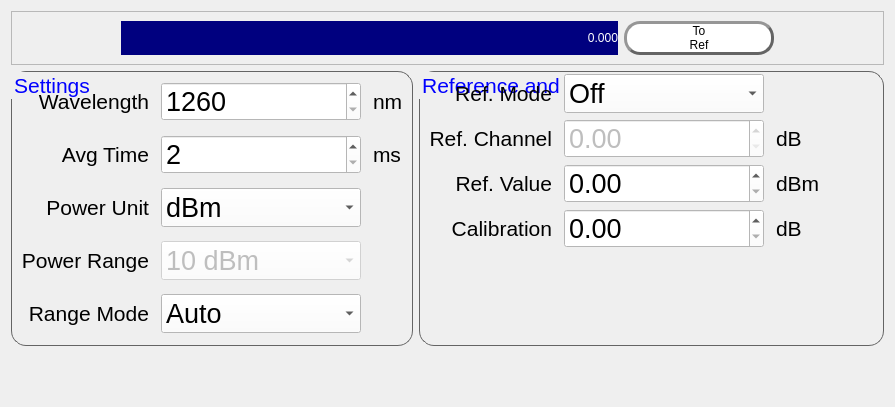
      <widget class="QWidget" name="tab_3">
       <attribute name="title">
        <string>Powermeter 6</string>
       </attribute>
       <layout class="QGridLayout" name="gridLayout_2">
        <item row="0" column="0" colspan="2">
         <widget class="QFrame" name="frame_4">
          <property name="sizePolicy">
           <sizepolicy hsizetype="Minimum" vsizetype="Preferred">
            <horstretch>0</horstretch>
            <verstretch>0</verstretch>
           </sizepolicy>
          </property>
          <property name="maximumSize">
           <size>
            <width>16777215</width>
            <height>150</height>
           </size>
          </property>
          <property name="autoFillBackground">
           <bool>false</bool>
          </property>
          <property name="frameShape">
           <enum>QFrame::StyledPanel</enum>
          </property>
          <property name="frameShadow">
           <enum>QFrame::Raised</enum>
          </property>
          <layout class="QHBoxLayout" name="horizontalLayout_4">
           <item>
            <spacer name="horizontalSpacer_5">
             <property name="orientation">
              <enum>Qt::Horizontal</enum>
             </property>
             <property name="sizeType">
              <enum>QSizePolicy::Fixed</enum>
             </property>
             <property name="sizeHint" stdset="0">
              <size>
               <width>100</width>
               <height>20</height>
              </size>
             </property>
            </spacer>
           </item>
           <item>
            <widget class="QLabel" name="main_disp_3">
             <property name="styleSheet">
              <string notr="true">color: rgb(255, 255, 255);
background-color: rgb(0, 0, 127);
font: 72pt &quot;MS Shell Dlg 2&quot;;</string>
             </property>
             <property name="text">
              <string>0.000</string>
             </property>
             <property name="alignment">
              <set>Qt::AlignRight|Qt::AlignTrailing|Qt::AlignVCenter</set>
             </property>
            </widget>
           </item>
           <item>
            <widget class="QPushButton" name="P_ref_2">
             <property name="sizePolicy">
              <sizepolicy hsizetype="Minimum" vsizetype="Preferred">
               <horstretch>0</horstretch>
               <verstretch>0</verstretch>
              </sizepolicy>
             </property>
             <property name="minimumSize">
              <size>
               <width>150</width>
               <height>0</height>
              </size>
             </property>
             <property name="maximumSize">
              <size>
               <width>150</width>
               <height>16777215</height>
              </size>
             </property>
             <property name="styleSheet">
              <string notr="true">QPushButton{
border-color: rgb(100, 100, 100);
font: 20pt &quot;MS Shell Dlg 2&quot;;
border-width: 3px;        
border-style: outset;
border-radius: 16px;
background-color: rgb(255, 255, 255);}
QPushButton::hover{
background-color : rgb(215, 240, 255);}
</string>
             </property>
             <property name="text">
              <string>To
Ref</string>
             </property>
            </widget>
           </item>
           <item>
            <spacer name="horizontalSpacer_8">
             <property name="orientation">
              <enum>Qt::Horizontal</enum>
             </property>
             <property name="sizeType">
              <enum>QSizePolicy::Fixed</enum>
             </property>
             <property name="sizeHint" stdset="0">
              <size>
               <width>100</width>
               <height>20</height>
              </size>
             </property>
            </spacer>
           </item>
          </layout>
         </widget>
        </item>
        <item row="1" column="1">
         <widget class="QGroupBox" name="groupBox_9">
          <property name="font">
           <font>
            <pointsize>16</pointsize>
           </font>
          </property>
          <property name="styleSheet">
           <string notr="true">QGroupBox{
border-color: rgb(100, 100, 100);
border-width: 1px;        
border-style: solid;
border-radius: 15px;
}
QGroupBox:title{
color: rgb(0, 0, 255);
}</string>
          </property>
          <property name="title">
           <string>Reference and Calibration</string>
          </property>
          <layout class="QGridLayout" name="gridLayout_11">
           <property name="topMargin">
            <number>2</number>
           </property>
           <property name="bottomMargin">
            <number>2</number>
           </property>
           <property name="horizontalSpacing">
            <number>12</number>
           </property>
           <property name="verticalSpacing">
            <number>6</number>
           </property>
           <item row="3" column="1">
            <widget class="QDoubleSpinBox" name="calib_2">
             <property name="font">
              <font>
               <pointsize>20</pointsize>
              </font>
             </property>
             <property name="styleSheet">
              <string notr="true">background-color: rgb(255, 255, 255);</string>
             </property>
            </widget>
           </item>
           <item row="1" column="2">
            <widget class="QLabel" name="label_36">
             <property name="maximumSize">
              <size>
               <width>50</width>
               <height>16777215</height>
              </size>
             </property>
             <property name="font">
              <font>
               <pointsize>16</pointsize>
              </font>
             </property>
             <property name="text">
              <string>dB</string>
             </property>
            </widget>
           </item>
           <item row="2" column="0">
            <widget class="QLabel" name="label_37">
             <property name="maximumSize">
              <size>
               <width>150</width>
               <height>16777215</height>
              </size>
             </property>
             <property name="font">
              <font>
               <pointsize>16</pointsize>
              </font>
             </property>
             <property name="text">
              <string>Ref. Value</string>
             </property>
             <property name="alignment">
              <set>Qt::AlignRight|Qt::AlignTrailing|Qt::AlignVCenter</set>
             </property>
            </widget>
           </item>
           <item row="3" column="2">
            <widget class="QLabel" name="label_38">
             <property name="maximumSize">
              <size>
               <width>50</width>
               <height>16777215</height>
              </size>
             </property>
             <property name="font">
              <font>
               <pointsize>16</pointsize>
              </font>
             </property>
             <property name="text">
              <string>dB</string>
             </property>
            </widget>
           </item>
           <item row="3" column="0">
            <widget class="QLabel" name="label_39">
             <property name="maximumSize">
              <size>
               <width>150</width>
               <height>16777215</height>
              </size>
             </property>
             <property name="font">
              <font>
               <pointsize>16</pointsize>
              </font>
             </property>
             <property name="text">
              <string>Calibration</string>
             </property>
             <property name="alignment">
              <set>Qt::AlignRight|Qt::AlignTrailing|Qt::AlignVCenter</set>
             </property>
            </widget>
           </item>
           <item row="0" column="1">
            <widget class="QComboBox" name="ref_mode_2">
             <property name="minimumSize">
              <size>
               <width>200</width>
               <height>0</height>
              </size>
             </property>
             <property name="maximumSize">
              <size>
               <width>200</width>
               <height>16777215</height>
              </size>
             </property>
             <property name="font">
              <font>
               <pointsize>20</pointsize>
              </font>
             </property>
             <property name="styleSheet">
              <string notr="true">background-color: rgb(255, 255, 255);</string>
             </property>
             <item>
              <property name="text">
               <string>Off</string>
              </property>
             </item>
             <item>
              <property name="text">
               <string>On</string>
              </property>
             </item>
            </widget>
           </item>
           <item row="2" column="1">
            <widget class="QDoubleSpinBox" name="ref_val_2">
             <property name="font">
              <font>
               <pointsize>20</pointsize>
              </font>
             </property>
             <property name="styleSheet">
              <string notr="true">background-color: rgb(255, 255, 255);</string>
             </property>
            </widget>
           </item>
           <item row="1" column="1">
            <widget class="QDoubleSpinBox" name="ref_channel_2">
             <property name="enabled">
              <bool>false</bool>
             </property>
             <property name="font">
              <font>
               <pointsize>20</pointsize>
              </font>
             </property>
             <property name="styleSheet">
              <string notr="true">background-color: rgb(255, 255, 255);</string>
             </property>
            </widget>
           </item>
           <item row="2" column="2">
            <widget class="QLabel" name="label_11">
             <property name="font">
              <font>
               <pointsize>16</pointsize>
              </font>
             </property>
             <property name="text">
              <string>dBm</string>
             </property>
            </widget>
           </item>
           <item row="0" column="0">
            <widget class="QLabel" name="label_40">
             <property name="maximumSize">
              <size>
               <width>150</width>
               <height>16777215</height>
              </size>
             </property>
             <property name="font">
              <font>
               <pointsize>16</pointsize>
              </font>
             </property>
             <property name="text">
              <string>&lt;html&gt;&lt;head/&gt;&lt;body&gt;&lt;p&gt;Ref. Mode&lt;/p&gt;&lt;/body&gt;&lt;/html&gt;</string>
             </property>
             <property name="alignment">
              <set>Qt::AlignRight|Qt::AlignTrailing|Qt::AlignVCenter</set>
             </property>
            </widget>
           </item>
           <item row="1" column="0">
            <widget class="QLabel" name="label_41">
             <property name="maximumSize">
              <size>
               <width>150</width>
               <height>16777215</height>
              </size>
             </property>
             <property name="font">
              <font>
               <pointsize>16</pointsize>
              </font>
             </property>
             <property name="text">
              <string>&lt;html&gt;&lt;head/&gt;&lt;body&gt;&lt;p&gt;Ref. Channel&lt;/p&gt;&lt;/body&gt;&lt;/html&gt;</string>
             </property>
             <property name="alignment">
              <set>Qt::AlignRight|Qt::AlignTrailing|Qt::AlignVCenter</set>
             </property>
            </widget>
           </item>
           <item row="5" column="1">
            <spacer name="verticalSpacer_4">
             <property name="orientation">
              <enum>Qt::Vertical</enum>
             </property>
             <property name="sizeType">
              <enum>QSizePolicy::Fixed</enum>
             </property>
             <property name="sizeHint" stdset="0">
              <size>
               <width>20</width>
               <height>95</height>
              </size>
             </property>
            </spacer>
           </item>
           <item row="1" column="3">
            <spacer name="horizontalSpacer_7">
             <property name="orientation">
              <enum>Qt::Horizontal</enum>
             </property>
             <property name="sizeType">
              <enum>QSizePolicy::Fixed</enum>
             </property>
             <property name="sizeHint" stdset="0">
              <size>
               <width>54</width>
               <height>20</height>
              </size>
             </property>
            </spacer>
           </item>
          </layout>
         </widget>
        </item>
        <item row="1" column="0">
         <widget class="QGroupBox" name="groupBox_8">
          <property name="font">
           <font>
            <pointsize>16</pointsize>
           </font>
          </property>
          <property name="styleSheet">
           <string notr="true">QGroupBox{
border-color: rgb(100, 100, 100);
border-width: 1px;        
border-style: solid;
border-radius: 15px;
}
QGroupBox:title{
color: rgb(0, 0, 255);
}</string>
          </property>
          <property name="title">
           <string>Settings</string>
          </property>
          <layout class="QGridLayout" name="gridLayout_9">
           <property name="topMargin">
            <number>2</number>
           </property>
           <property name="bottomMargin">
            <number>2</number>
           </property>
           <property name="horizontalSpacing">
            <number>12</number>
           </property>
           <item row="0" column="2">
            <widget class="QLabel" name="label_22">
             <property name="maximumSize">
              <size>
               <width>50</width>
               <height>16777215</height>
              </size>
             </property>
             <property name="font">
              <font>
               <pointsize>16</pointsize>
              </font>
             </property>
             <property name="text">
              <string>nm</string>
             </property>
            </widget>
           </item>
           <item row="0" column="0">
            <widget class="QLabel" name="label_27">
             <property name="maximumSize">
              <size>
               <width>170</width>
               <height>16777215</height>
              </size>
             </property>
             <property name="font">
              <font>
               <pointsize>16</pointsize>
              </font>
             </property>
             <property name="text">
              <string>Wavelength</string>
             </property>
             <property name="alignment">
              <set>Qt::AlignRight|Qt::AlignTrailing|Qt::AlignVCenter</set>
             </property>
            </widget>
           </item>
           <item row="1" column="0">
            <widget class="QLabel" name="label_29">
             <property name="maximumSize">
              <size>
               <width>170</width>
               <height>16777215</height>
              </size>
             </property>
             <property name="font">
              <font>
               <pointsize>16</pointsize>
              </font>
             </property>
             <property name="text">
              <string>Avg Time</string>
             </property>
             <property name="alignment">
              <set>Qt::AlignRight|Qt::AlignTrailing|Qt::AlignVCenter</set>
             </property>
            </widget>
           </item>
           <item row="2" column="0">
            <widget class="QLabel" name="label_35">
             <property name="maximumSize">
              <size>
               <width>170</width>
               <height>16777215</height>
              </size>
             </property>
             <property name="font">
              <font>
               <pointsize>16</pointsize>
              </font>
             </property>
             <property name="text">
              <string>Power Unit</string>
             </property>
             <property name="alignment">
              <set>Qt::AlignRight|Qt::AlignTrailing|Qt::AlignVCenter</set>
             </property>
            </widget>
           </item>
           <item row="2" column="1">
            <widget class="QComboBox" name="P_pwr_unit_2">
             <property name="minimumSize">
              <size>
               <width>200</width>
               <height>0</height>
              </size>
             </property>
             <property name="maximumSize">
              <size>
               <width>200</width>
               <height>16777215</height>
              </size>
             </property>
             <property name="font">
              <font>
               <pointsize>20</pointsize>
              </font>
             </property>
             <property name="styleSheet">
              <string notr="true">background-color: rgb(255, 255, 255);</string>
             </property>
             <property name="editable">
              <bool>false</bool>
             </property>
             <item>
              <property name="text">
               <string>dBm</string>
              </property>
             </item>
             <item>
              <property name="text">
               <string>dB</string>
              </property>
             </item>
            </widget>
           </item>
           <item row="0" column="1">
            <widget class="QSpinBox" name="P_wavelength_2">
             <property name="minimumSize">
              <size>
               <width>200</width>
               <height>0</height>
              </size>
             </property>
             <property name="font">
              <font>
               <pointsize>20</pointsize>
              </font>
             </property>
             <property name="styleSheet">
              <string notr="true">background-color: rgb(255, 255, 255);</string>
             </property>
             <property name="minimum">
              <number>1260</number>
             </property>
             <property name="maximum">
              <number>1640</number>
             </property>
            </widget>
           </item>
           <item row="1" column="2">
            <widget class="QLabel" name="label_47">
             <property name="font">
              <font>
               <pointsize>16</pointsize>
              </font>
             </property>
             <property name="text">
              <string>ms</string>
             </property>
            </widget>
           </item>
           <item row="3" column="0">
            <widget class="QLabel" name="label_48">
             <property name="maximumSize">
              <size>
               <width>170</width>
               <height>16777215</height>
              </size>
             </property>
             <property name="font">
              <font>
               <pointsize>16</pointsize>
              </font>
             </property>
             <property name="text">
              <string>Power Range</string>
             </property>
             <property name="alignment">
              <set>Qt::AlignRight|Qt::AlignTrailing|Qt::AlignVCenter</set>
             </property>
            </widget>
           </item>
           <item row="4" column="0">
            <widget class="QLabel" name="label_49">
             <property name="maximumSize">
              <size>
               <width>170</width>
               <height>16777215</height>
              </size>
             </property>
             <property name="font">
              <font>
               <pointsize>16</pointsize>
              </font>
             </property>
             <property name="text">
              <string>Range Mode</string>
             </property>
             <property name="alignment">
              <set>Qt::AlignRight|Qt::AlignTrailing|Qt::AlignVCenter</set>
             </property>
            </widget>
           </item>
           <item row="3" column="1">
            <widget class="QComboBox" name="pwr_range_2">
             <property name="enabled">
              <bool>false</bool>
             </property>
             <property name="font">
              <font>
               <pointsize>20</pointsize>
              </font>
             </property>
             <property name="styleSheet">
              <string notr="true">background-color: rgb(255, 255, 255);</string>
             </property>
             <item>
              <property name="text">
               <string>10 dBm</string>
              </property>
             </item>
             <item>
              <property name="text">
               <string>0 dBm</string>
              </property>
             </item>
             <item>
              <property name="text">
               <string>-10 dBm</string>
              </property>
             </item>
             <item>
              <property name="text">
               <string>-20 dBm</string>
              </property>
             </item>
             <item>
              <property name="text">
               <string>-30 dBm</string>
              </property>
             </item>
            </widget>
           </item>
           <item row="4" column="1">
            <widget class="QComboBox" name="range_mode_2">
             <property name="font">
              <font>
               <pointsize>20</pointsize>
              </font>
             </property>
             <property name="styleSheet">
              <string notr="true">background-color: rgb(255, 255, 255);</string>
             </property>
             <item>
              <property name="text">
               <string>Auto</string>
              </property>
             </item>
             <item>
              <property name="text">
               <string>Manual</string>
              </property>
             </item>
            </widget>
           </item>
           <item row="1" column="1">
            <widget class="QSpinBox" name="P_avg_time_2">
             <property name="font">
              <font>
               <pointsize>20</pointsize>
              </font>
             </property>
             <property name="styleSheet">
              <string notr="true">background-color: rgb(255, 255, 255);</string>
             </property>
             <property name="minimum">
              <number>2</number>
             </property>
             <property name="maximum">
              <number>1000</number>
             </property>
            </widget>
           </item>
          </layout>
         </widget>
        </item>
        <item row="2" column="0">
         <spacer name="verticalSpacer">
          <property name="orientation">
           <enum>Qt::Vertical</enum>
          </property>
          <property name="sizeType">
           <enum>QSizePolicy::Fixed</enum>
          </property>
          <property name="sizeHint" stdset="0">
           <size>
            <width>20</width>
            <height>50</height>
           </size>
          </property>
         </spacer>
        </item>
       </layout>
      </widget>
